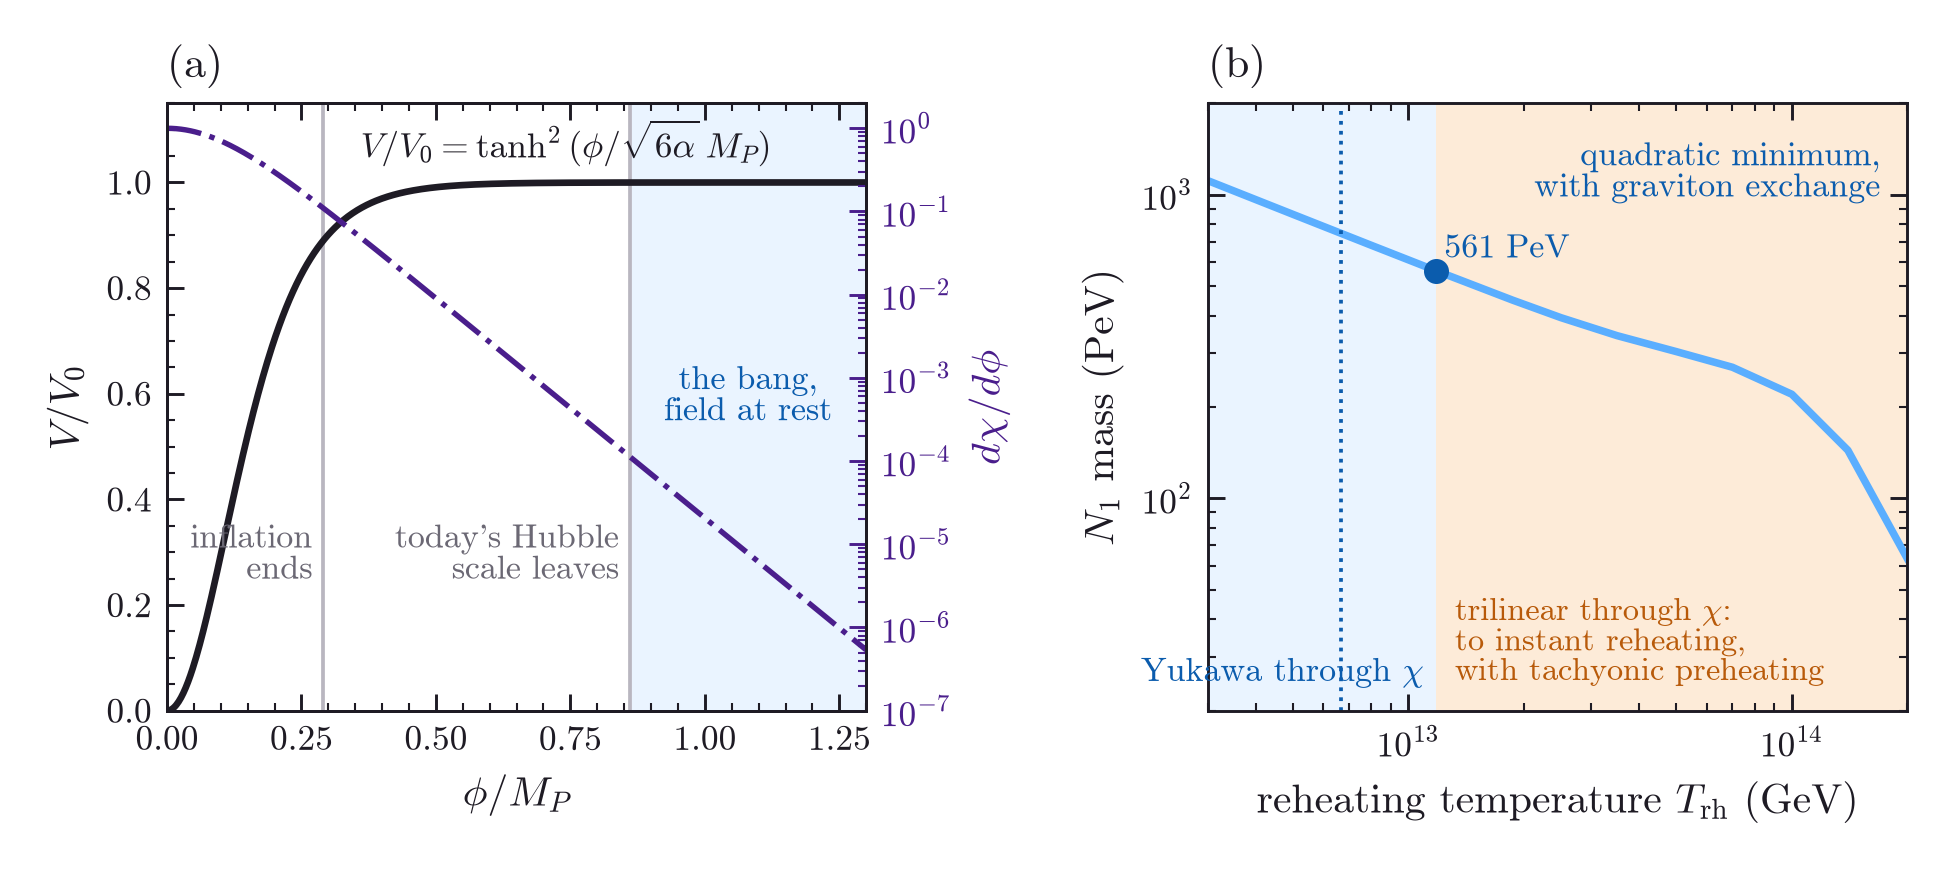

This figure's Python source:
#!/usr/bin/env python3
"""Figures for "Upside Down Inflation".

fig_infl_states.png: occupation n(x) and the integrand x^2 n after inflation at H_inf = 1e12 GeV, with a
  sudden end of reheating at two temperatures, the massless vacuum (instant reheating), the half-angle
  state for comparison, and the bound over CPT-invariant states averaged over the interference phase.
  Computed with checks/calc/v6_reheating_production.py.
fig_infl_mass.png: the N1 mass against the reheating temperature, from the mass tables that
  v6_mass_with_bath.py and v6_mass_smooth.py write in checks/calc.
fig_inflaton.png: (a) the T-model potential, where the bang may sit, where today's Hubble scale leaves
  and where inflation ends, with the factor dchi/dphi that shields the plateau; (b) the N1 mass against
  the reheating temperature, with the reach of the two couplings. Its numbers are parsed from the
  printed output of checks/calc/v6_alpha_inflaton.py.
"""
import math, os, re, subprocess, sys
import numpy as np
import matplotlib
matplotlib.use("Agg")
import matplotlib.pyplot as plt

HERE = os.path.dirname(os.path.abspath(__file__))
CALC = os.path.join(HERE, "..", "..", "checks", "calc")
sys.path[:0] = [HERE, os.path.join(HERE, "..", "paper2"), CALC]   # in the release v6_style.py sits beside this file
from v6_reheating_production import Profile, n_exact, n_fourier, n_star_avg
import v6_style as st
st.apply()

MP, GSTAR = 2.435e18, 106.75
CH = math.sqrt(math.pi**2*GSTAR/90)

def profile_for(T_rh, M, H_inf=1e12):
    H_rh = CH*T_rh**2/MP
    t_rh = math.sqrt(M/H_rh); t_e = min((8*t_rh*M/H_inf)**(1/3) - t_rh, t_rh)
    return Profile(t_rh=t_rh, t_e=t_e)

def occupation(prof, xs):
    return np.array([n_exact(x, prof) if x <= 6.0 else n_fourier(x, prof) for x in xs])

def fig_states():
    cache = os.path.join(HERE, "fig_infl_states.npz")
    xs = np.concatenate([np.geomspace(0.03, 6.0, 90), np.geomspace(6.0, 300.0, 50)[1:]])
    if os.path.exists(cache):
        d = np.load(cache); n_sud, n_18, n_50 = d["n_sud"], d["n_18"], d["n_50"]
    else:
        n_sud = occupation(Profile(t_rh=1e-4), xs)
        n_18 = occupation(profile_for(1.87e13, 4.134e8), xs)
        n_50 = occupation(profile_for(5e13, 2.784e8), xs)
        np.savez(cache, n_sud=n_sud, n_18=n_18, n_50=n_50)
    n_half = (1 - np.sqrt(1 - np.exp(-math.pi*xs**2)))/2
    fig, (a, b) = plt.subplots(1, 2, figsize=(st.TEXT_WIDTH, 2.9))
    curves = [(n_half, st.PURPLE, "-", 1.4, "half-angle state, no inflation"),
              (n_sud, st.INK, "--", 1.1, "massless vacuum, instant reheating"),
              (n_18, st.BLUE, "-", 1.7, r"$T_{\rm rh}=1.87\times10^{13}$ GeV, sudden end"),
              (n_50, st.BLUE_M, "-.", 1.3, r"$T_{\rm rh}=5\times10^{13}$ GeV, sudden end"),
              (n_star_avg(n_18), st.ORANGE, "--", 1.4, r"bound over CPT-invariant states, $1.87\times10^{13}$ GeV")]
    for n, c, ls, lw, lab in curves:
        ok = n > 1e-14
        a.loglog(xs[ok], n[ok], color=c, ls=ls, lw=lw, label=lab)
        sel = xs <= 3.0
        b.plot(xs[sel], (xs**2*n)[sel], color=c, ls=ls, lw=lw)
    a.set_xlabel(r"$x=p/\sqrt{Ma_1}$"); a.set_ylabel(r"occupation $n(x)$")
    a.set_ylim(1e-9, 2); a.set_xlim(0.03, 300)
    b.set_xlabel(r"$x$"); b.set_ylabel(r"$x^2 n(x)$")
    b.set_xlim(0, 3); b.set_ylim(0, 0.13)
    st.panel(a, "(a)"); st.panel(b, "(b)")
    h, l = a.get_legend_handles_labels()
    fig.legend(h, l, loc="lower center", ncol=2, bbox_to_anchor=(0.5, -0.02), columnspacing=1.6)
    fig.tight_layout(rect=(0, 0.2, 1, 1), w_pad=1.6)
    for ext in ("pdf", "png"):
        fig.savefig(os.path.join(HERE, "fig_infl_states.%s" % ext))
    plt.close(fig)

def read_tsv(name):
    rows = {}
    with open(os.path.join(CALC, name)) as f:
        next(f)
        for line in f:
            parts = line.rstrip("\n").split("\t")
            tag, T, H, M, fb = parts[:5]
            rows.setdefault(tag, []).append((float(T), float(M), float(fb)))
    return {k: np.array(sorted(v)) for k, v in rows.items()}

def fig_mass():
    d = read_tsv("v6_mass_with_bath.tsv")             # sudden end of reheating
    p = read_tsv("v6_mass_smooth.tsv")                # perturbative reheating, quadratic minimum
    q = read_tsv("v6_mass_smooth_w13.tsv")            # perturbative reheating, quartic minimum
    pec = read_tsv("v6_mass_smooth_ec.tsv")["with plasma"]       # the same with the minimal Einstein-Cartan term
    qec = read_tsv("v6_mass_smooth_w13_ec.tsv")["with plasma"]
    fig, ax = plt.subplots(figsize=(st.TEXT_WIDTH*0.82, 3.9))
    su, pe, pw, pb, qw = (d["central: alpha 1.2e-2, no boost"], p["expansion only"], p["with plasma"],
                          p["bound, with plasma"], q["with plasma"])
    Tg = np.geomspace(pw[0, 0], pw[-1, 0], 200)
    lo = np.exp(np.interp(np.log(Tg), np.log(qw[:, 0]), np.log(qw[:, 1])))
    hi = np.exp(np.interp(np.log(Tg), np.log(pw[:, 0]), np.log(pw[:, 1])))
    ax.fill_between(Tg, np.minimum(lo, hi)/1e6, np.maximum(lo, hi)/1e6, color=st.SHADE, lw=0,
                    label="between quadratic and quartic minima")
    ax.plot(pw[:, 0], pw[:, 1]/1e6, color=st.BLUE, lw=1.9, label="quadratic minimum, with graviton exchange")
    ax.plot(pe[:, 0], pe[:, 1]/1e6, color=st.GREY, ls="--", lw=1.2, label="quadratic minimum, expansion alone")
    ax.plot(su[:, 0], su[:, 1]/1e6, color=st.BLUE_M, lw=1.1, ls="-.", label="quadratic, sudden end of reheating")
    ax.plot(pec[:, 0], pec[:, 1]/1e6, color=st.BLUE, lw=1.2, ls=":", label="quadratic, with the Einstein-Cartan term")
    ax.plot(qw[:, 0], qw[:, 1]/1e6, color=st.PURPLE, lw=1.9, label="quartic minimum, with graviton exchange")
    ax.plot(qec[:, 0], qec[:, 1]/1e6, color=st.PURPLE, lw=1.2, ls=":", label="quartic, with the Einstein-Cartan term")
    # where H = M falls at T_rh on the quadratic perturbative curve
    Tb = math.exp(np.interp(0.0, np.log(pw[:, 1]/(CH*pw[:, 0]**2/MP))[::-1], np.log(pw[:, 0])[::-1]))
    ax.axvline(Tb, color=st.GREY_L, lw=0.9, zorder=0)
    ax.text(Tb*0.93, 1450, "made during\nreheating", ha="right", va="center", fontsize=8.2, color=st.GREY)
    ax.text(Tb*1.07, 1450, "made in the\nradiation era", ha="left", va="center", fontsize=8.2, color=st.GREY)
    ax.set_xscale("log"); ax.set_yscale("log")
    ax.set_xlim(2.5e12, 2.2e14); ax.set_ylim(5, 2500)       # the Einstein-Cartan curves reach 6.6 PeV
    ax.set_xlabel(r"reheating temperature $T_{\rm rh}$ (GeV)")
    ax.set_ylabel(r"$N_1$ mass $M$ (PeV)")
    h, l = ax.get_legend_handles_labels()
    order = [1, 2, 3, 4, 5, 6, 0]
    fig.legend([h[i] for i in order], [l[i] for i in order], loc="lower center", ncol=2, bbox_to_anchor=(0.5, -0.01),
               columnspacing=1.4)
    fig.tight_layout(rect=(0, 0.2, 1, 1))
    fig.savefig(os.path.join(HERE, "fig_infl_mass.png"))
    fig.savefig(os.path.join(HERE, "fig_infl_mass.pdf"))
    plt.close(fig)
    return Tb

def grab(pattern, text, what):
    m = re.search(pattern, text)
    if not m: raise SystemExit("v6_alpha_inflaton.py output lacks %s" % what)
    return m

def fig_model():
    r = subprocess.run([sys.executable, os.path.join(CALC, "v6_alpha_inflaton.py")], capture_output=True, text=True, timeout=3600)
    if r.returncode != 0: raise SystemExit("v6_alpha_inflaton.py exited %d" % r.returncode)
    out = r.stdout
    alpha = float(grab(r"alpha = ([0-9.]+), r =", out, "alpha").group(1))
    phi_end = float(grab(r"inflation ends \(eps = 1\) at phi = ([0-9.]+) M_P", out, "the end of inflation").group(1))
    phi58 = float(grab(r"leaves at phi = ([0-9.]+) M_P", out, "phi(N = 58)").group(1))
    T_tenth = float(grab(r"c is a tenth of V0 at y = [0-9.]+, T_rh = ([0-9.e+]+) GeV", out, "the tenth").group(1))
    T_lim = float(grab(r"and equals V0 at y = [0-9.]+, T_rh = ([0-9.e+]+) GeV", out, "the limit").group(1))
    M_lim = float(grab(r"c at V0: T_rh = [0-9.e+]+ GeV, M = ([0-9]+) PeV", out, "the mass at the limit").group(1))
    T_inst = float(grab(r"above instant reheating, ([0-9.e+]+) GeV", out, "instant reheating").group(1))

    fig, (a, b) = plt.subplots(1, 2, figsize=(st.TEXT_WIDTH, 2.9))
    s = math.sqrt(6*alpha)
    ph = np.linspace(0, 1.3, 600)
    a.plot(ph, np.tanh(ph/s)**2, color=st.INK, lw=1.6)
    a.text(0.36, 1.03, r"$V/V_0=\tanh^2(\phi/\sqrt{6\alpha}\,M_P)$", fontsize=8.5, va="bottom")
    a.axvspan(phi58, 1.3, color=st.BLUE_P, lw=0, zorder=0)
    a.text(1.08, 0.55, "the bang,\nfield at rest", ha="center", fontsize=8.2, color=st.BLUE_D)
    for x, lab in ((phi_end, "inflation\nends"), (phi58, "today's Hubble\nscale leaves")):
        a.axvline(x, color=st.GREY_L, lw=0.9, zorder=0)
        a.text(x - 0.02, 0.25, lab, ha="right", fontsize=8.2, color=st.GREY)
    a.set_xlabel(r"$\phi/M_P$"); a.set_ylabel(r"$V/V_0$"); a.set_xlim(0, 1.3); a.set_ylim(0, 1.15)
    a2 = a.twinx()
    a2.semilogy(ph, 1/np.cosh(ph/s)**2, color=st.PURPLE, lw=1.3, ls="-.")
    a2.set_ylabel(r"$d\chi/d\phi$", color=st.PURPLE); a2.set_ylim(1e-7, 2)
    a2.tick_params(axis="y", which="both", colors=st.PURPLE)
    a.tick_params(axis="y", which="both", right=False)
    st.panel(a, "(a)")

    rows = [l.rstrip("\n").split("\t") for l in open(os.path.join(CALC, "v6_mass_smooth.tsv")) if l.startswith("with plasma\t")]
    T = np.array([float(x[1]) for x in rows]); M = np.array([float(x[3]) for x in rows])/1e6; o = np.argsort(T); T, M = T[o], M[o]
    b.loglog(T, M, color=st.BLUE, lw=1.8)
    b.axvspan(T[0], T_lim, color=st.BLUE_P, lw=0, zorder=0)
    b.axvspan(T_lim, T[-1], color=st.ORANGE_P, lw=0, zorder=0)
    b.axvline(T_tenth, color=st.BLUE_D, lw=0.9, ls=":")
    b.plot([T_lim], [M_lim], "o", color=st.BLUE_D, ms=5, zorder=3)
    b.text(T_lim*0.93, 25, "Yukawa through $\\chi$", ha="right", fontsize=8.2, color=st.BLUE_D)
    b.text(T_lim*1.12, 24, "trilinear through $\\chi$:\nto instant reheating,\nwith tachyonic preheating",
           ha="left", va="bottom", fontsize=7.8, color=st.ORANGE_D)
    b.text(T_lim*1.05, M_lim*1.05, "%d PeV" % M_lim, fontsize=8.2, color=st.BLUE_D, va="bottom")
    b.set_xlabel(r"reheating temperature $T_{\rm rh}$ (GeV)"); b.set_ylabel(r"$N_1$ mass (PeV)")
    b.set_xlim(T[0], T[-1]); b.set_ylim(20, 2000)
    b.text(T[-1]*0.85, 1500, "quadratic minimum,\nwith graviton exchange", ha="right", va="top", fontsize=8.2, color=st.BLUE_D)
    st.panel(b, "(b)")
    fig.tight_layout(w_pad=1.6)
    for ext in ("pdf", "png"):
        fig.savefig(os.path.join(HERE, "fig_inflaton.%s" % ext))
    return ("alpha %.4f, phi_end %.2f, phi58 %.2f, T_rh limits %.2e and %.2e GeV, M %d PeV at the limit, instant %.1e GeV"
          % (alpha, phi_end, phi58, T_tenth, T_lim, M_lim, T_inst))

if __name__ == "__main__":
    fig_states()
    print(fig_model())
    Tb = fig_mass()
    print("figures written; H(T_rh) = M on the perturbative curve at T_rh = %.3e GeV" % Tb)
    for name, tag in (("v6_mass_smooth.tsv", "with plasma"), ("v6_mass_with_bath.tsv", "central: alpha 1.2e-2, no boost"),
                      ("v6_mass_smooth_w13.tsv", "with plasma")):
        ce = read_tsv(name)[tag]
        lt, lm = np.log(ce[:, 0]), np.log(ce[:, 1])
        if lm.max() < math.log(4.4e8):
            print("%s: never reaches 440 PeV (largest %.1f PeV)" % (name, math.exp(lm.max())/1e6)); continue
        T440 = math.exp(np.interp(math.log(4.4e8), lm[::-1], lt[::-1]))
        print("%s: M = 440 PeV (line 220 PeV) at T_rh = %.2e GeV" % (name, T440))
    pw = read_tsv("v6_mass_smooth.tsv")["with plasma"]; pb = read_tsv("v6_mass_smooth.tsv")["bound, with plasma"]
    su = read_tsv("v6_mass_with_bath.tsv")["central: alpha 1.2e-2, no boost"]
    lt, lm, fs = np.log(pw[:, 0]), np.log(pw[:, 1]), pw[:, 2]
    print("perturbative, with plasma: under 300 PeV above T_rh = %.2e GeV" % math.exp(np.interp(math.log(3e8), lm[::-1], lt[::-1])))
    print("perturbative, with plasma: plasma makes half the dark matter at T_rh = %.2e GeV" % math.exp(np.interp(0.5, fs, lt)))
    print("bound over CPT-invariant states / massless vacuum (perturbative, with plasma): up to %.1f per cent higher"
          % (100*(max(pb[:, 1]/pw[:, 1]) - 1)))
    i = int(np.argmin(abs(pw[:, 0]/1.87e13 - 1))); j = int(np.argmin(abs(su[:, 0]/1.87e13 - 1)))
    print("at 1.87e13 GeV a sudden end of reheating gives %.1f per cent less than perturbative reheating" % (100*(1 - su[j, 1]/pw[i, 1])))
    qw = read_tsv("v6_mass_smooth_w13.tsv")["with plasma"]; qe = read_tsv("v6_mass_smooth_w13.tsv")["expansion only"]
    k = int(np.argmin(abs(qw[:, 0]/1.87e13 - 1)))
    print("quartic minimum: expansion alone %.1f to %.1f PeV over the grid; with plasma %.1f PeV at 1.87e13 GeV"
          % (qe[:, 1].min()/1e6, qe[:, 1].max()/1e6, qw[k, 1]/1e6))
    lq, mq = np.log(qw[:, 0]), np.log(qw[:, 1])
    print("quartic minimum, with plasma: under 250 PeV above T_rh = %.2e GeV; plasma makes half at %.2e GeV"
          % (math.exp(np.interp(math.log(2.5e8), mq[::-1], lq[::-1])), math.exp(np.interp(0.5, qw[:, 2], lq))))
    for name, lab in (("v6_mass_smooth_ec.tsv", "quadratic"), ("v6_mass_smooth_w13_ec.tsv", "quartic")):
        e = read_tsv(name)["with plasma"]; le = np.log(e[:, 0])
        m = int(np.argmin(abs(e[:, 0]/1.87e13 - 1)))
        print("Einstein-Cartan, %s minimum: %.1f PeV at 1.87e13 GeV (plasma %.1f%%); plasma makes half at %.2e GeV"
              % (lab, e[m, 1]/1e6, 100*e[m, 2], math.exp(np.interp(0.5, e[:, 2], le))))
    # how far apart the sudden and perturbative treatments of a quadratic minimum put T_rh for one mass
    lp, mp_ = np.log(pw[:, 0]), np.log(pw[:, 1]); ls_, ms_ = np.log(su[:, 0]), np.log(su[:, 1])
    worst = 0.0
    for Mx in np.geomspace(1.0e8, 1.0e9, 60):
        if not (mp_.min() < math.log(Mx) < mp_.max() and ms_.min() < math.log(Mx) < ms_.max()): continue
        tp = math.exp(np.interp(math.log(Mx), mp_[::-1], lp[::-1])); ts = math.exp(np.interp(math.log(Mx), ms_[::-1], ls_[::-1]))
        worst = max(worst, tp/ts - 1)
    print("quadratic minimum: sudden and perturbative reheating read one mass (100 to 1000 PeV) as T_rh up to %.0f per cent apart" % (100*worst))
